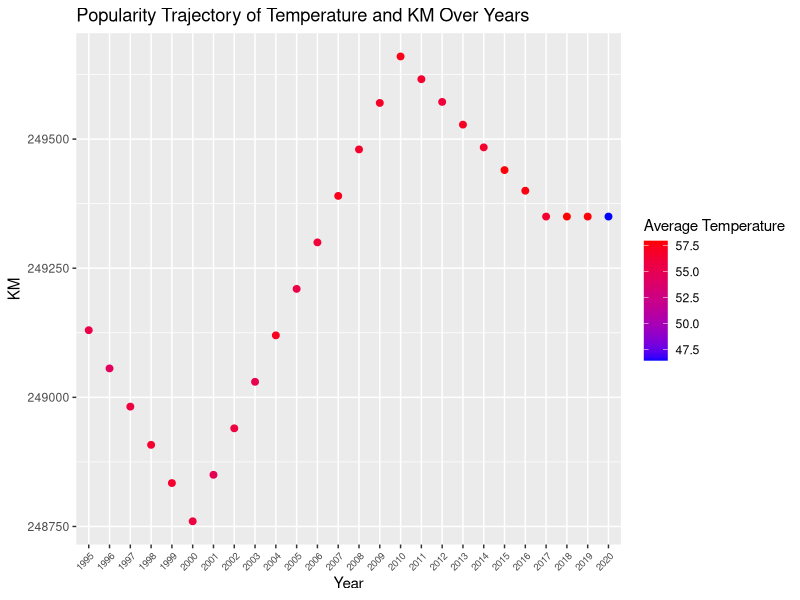
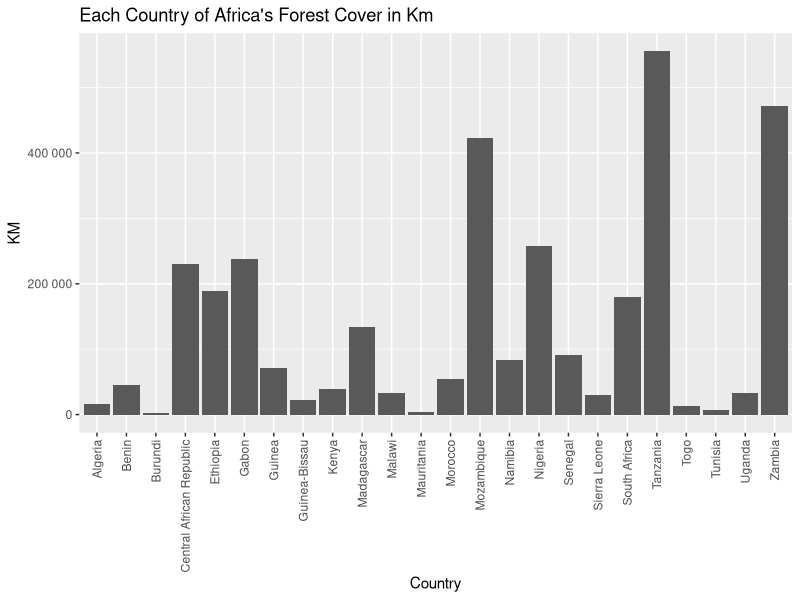
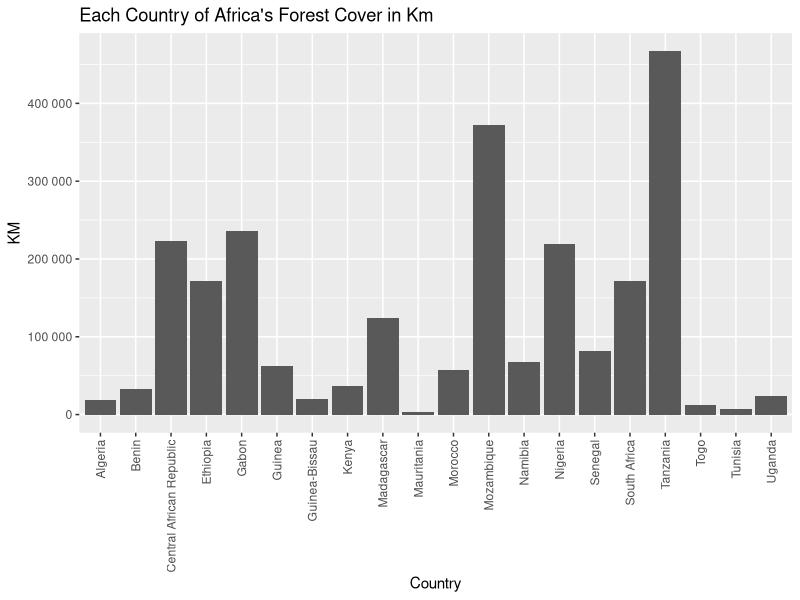
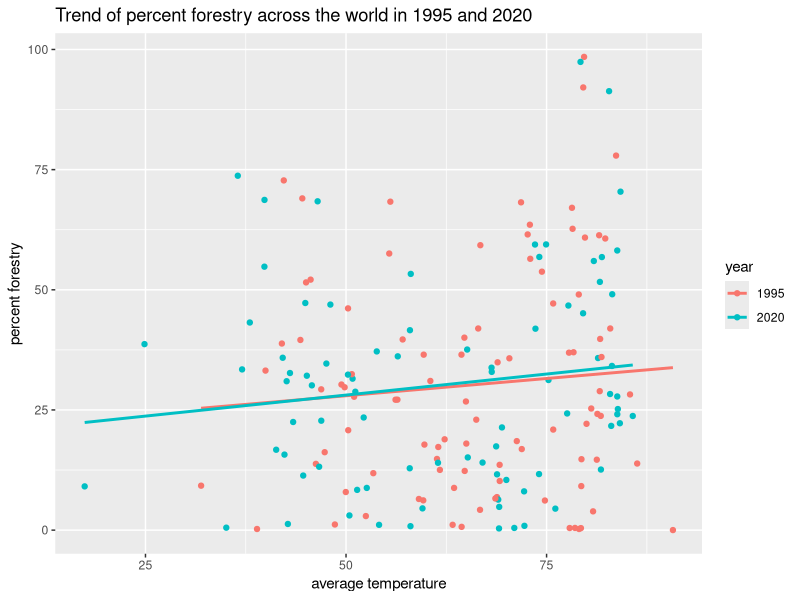
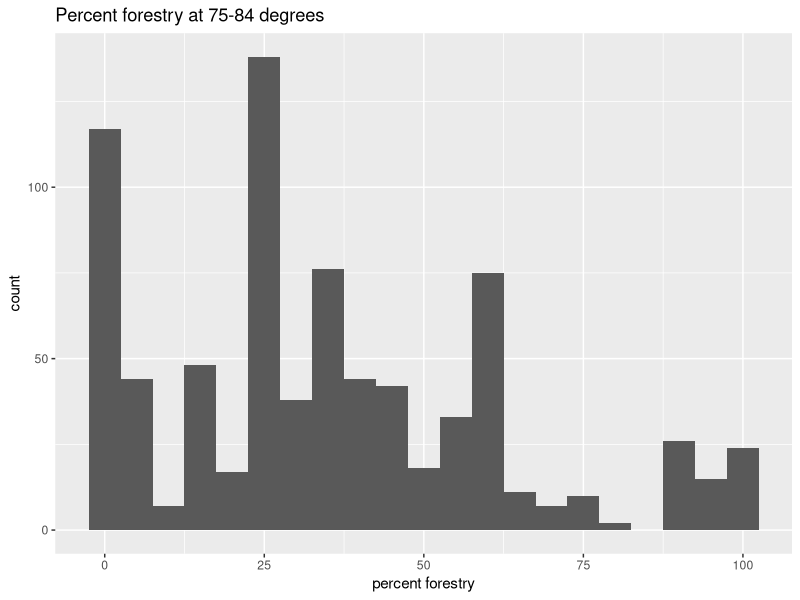
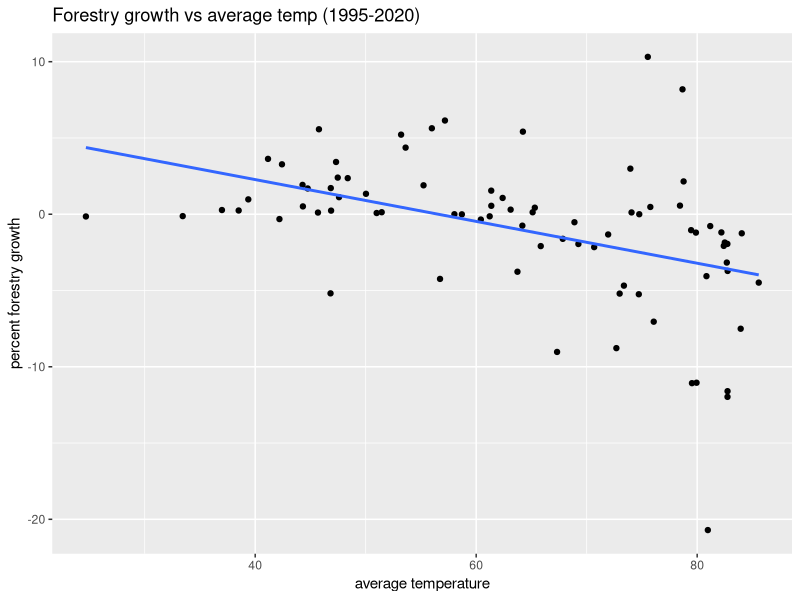
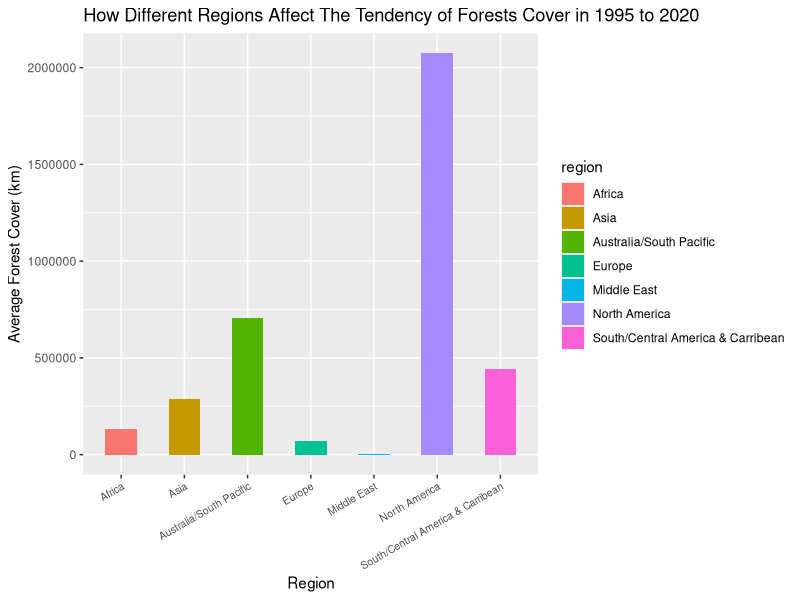
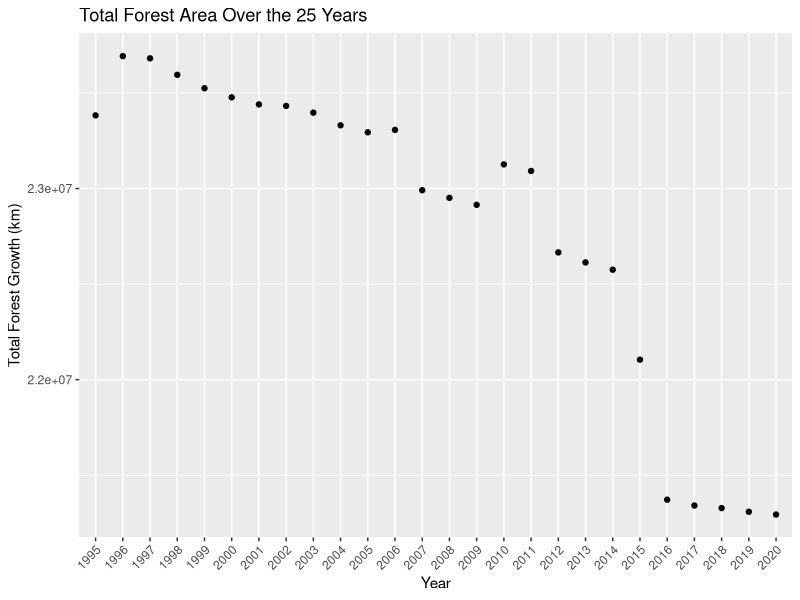

Write the R code that produced these figures, in order.
## ---- chunk 1
library(readr)
library(dplyr)
library(tidyverse)
library(stringr)
library(ggplot2)
## ---- chunk 2
forest_km <- read_delim("forest_area_km.csv")
forest_percent <- read_delim("forest_area_percent.csv")
global_temp <- read_delim("Global_Temperatures.csv")
## ---- chunk 3
head(forest_km,5) 
head(forest_percent,5) 
head(global_temp,5)
## ---- chunk 4
forest_km <- forest_km %>%
  rename(country = `Country Name`)
  head(forest_km, 5)
## ---- chunk 5
forest_percent <- forest_percent %>%
  rename(country = `Country Name`)
  head(forest_km, 5)
## ---- chunk 6
global_temp <- global_temp %>%
  mutate(year = as.character(year))
## ---- chunk 7
countryList <- c('country', 'Country Code')

longForestKM <- forest_km %>%
   pivot_longer(!countryList, names_to = "year", values_to = "km")
longForestKM

## ---- chunk 8

longForestPercent <- forest_percent %>%
   pivot_longer(!countryList, names_to = "year", values_to = "percent")
longForestPercent
## ---- chunk 9
forest_km_percent <- left_join(longForestKM, longForestPercent)
forest_km_percent
## ---- chunk 10
final_set2 <- inner_join(global_temp, forest_km_percent)
final_set2
## ---- chunk 11
final_set2 %>%
  filter(country == "Japan") %>%
  ggplot(aes(x = year, y = km, color = average_temperature)) +
  geom_point(size = 2) +
  scale_color_gradient(low = "blue", high = "red") +
  labs(x = "Year", y = "KM", color = "Average Temperature", 
       title = "Popularity Trajectory of Temperature and KM Over Years") +
theme(axis.text.x = element_text(angle = 45, size = 7, hjust = 1))
## ---- chunk 12
library(scales)

final_set2 %>%
  filter(region == "Africa", year == "1995") %>%
  ggplot() +
  geom_bar(mapping = aes(x = country, y = km), stat = "identity") +
  theme(axis.text.x = element_text(angle = 90, vjust = 0.5, hjust=1)) +
  scale_y_continuous(labels = label_number()) +
  labs(x = "Country", y = "KM",
       title = "Each Country of Africa's Forest Cover in Km")

## ---- chunk 13

final_set2 %>%
  filter(region == "Africa", year == "2018") %>%
  ggplot() +
  geom_bar(mapping = aes(x = country, y = km), stat = "identity") +
  theme(axis.text.x = element_text(angle = 90, vjust = 0.5, hjust=1)) +
  scale_y_continuous(labels = label_number()) +
  labs(x = "Country", y = "KM",
       title = "Each Country of Africa's Forest Cover in Km")

## ---- chunk 14
final_set2 %>% filter(year==2020 | year==1995) %>% group_by(year) %>% 
  ggplot(aes(x=average_temperature, y=percent, col=year)) + geom_point() + 
  geom_smooth(method=lm, se=FALSE) + 
  labs(title="Trend of percent forestry across the world in 1995 and 2020", x="average temperature", y="percent forestry")
## ---- chunk 15
final_set2 %>% filter(year==2020 | year==1995) %>% group_by(year) %>% 
  filter(rank(-percent)==1) %>% summarize(country, average_temperature, percent)
## ---- chunk 16
final_set2 %>% filter(round(average_temperature/10)*10==80) %>% 
  ggplot(aes(x=percent)) + geom_histogram(binwidth=5) + 
  labs(title="Percent forestry at 75-84 degrees", x="percent forestry")
## ---- chunk 17
final_set2 %>% 
  group_by(temperature_range = factor(round(average_temperature/10)*10)) %>% 
  reframe(average_percent=mean(percent, na.rm=TRUE)) %>% 
  arrange(rank(-average_percent))
## ---- chunk 18
final_set2 %>% filter(year==1995 | year==2020) %>% group_by(country) %>% 
  reframe(average_temp=mean(average_temperature), growth=diff(percent)) %>% 
  ggplot(aes(x=average_temp, y=growth)) + geom_point() + 
  geom_smooth(method=lm, se=FALSE) +
  labs(title="Forestry growth vs average temp (1995-2020)", x="average temperature", y="percent forestry growth")
## ---- chunk 19
final_set2 %>% filter(year==1995 | year==2020) %>% group_by(country) %>% 
  reframe(average_temp=mean(average_temperature), growth=diff(percent)) %>% 
  filter(rank(-growth)==1) %>% summarize(country, average_temp, growth)
## ---- chunk 20
final_set2 %>% filter(year==1995 | year==2020) %>% group_by(country) %>% 
  reframe(average_temp=mean(average_temperature), growth=diff(percent)) %>% 
  ungroup() %>% 
  group_by(temperature_range=factor(round(average_temp/10)*10)) %>% 
  reframe(average_growth = mean(growth, na.rm=TRUE)) %>% 
  arrange(rank(-average_growth))
## ---- chunk 21
final_set2 %>% 
  select(region, year, km) %>% 
  group_by(region) %>% 
  summarize(mean_km = mean(km, na.rm = TRUE)) %>% 
  ggplot(aes(region, mean_km, fill = region)) +
  labs(x = "Region", y = "Average Forest Cover (km)",
       title = "How Different Regions Affect The Tendency of Forests Cover in 1995 to 2020") +
  geom_col(width = 0.5) +
  theme(axis.text.x = element_text(angle = 30, size = 7.5, hjust = 1))
## ---- chunk 22
forest_growth <- final_set2 %>%
  group_by(year) %>%
  summarize(total_forestgrowth = sum(km, na.rm = TRUE))
print(forest_growth)


ggplot(forest_growth, aes(x = year, y = total_forestgrowth)) +
  geom_point() +
  geom_smooth(method = "lm", se = FALSE, col = "black") +
  labs(title = "Total Forest Area Over the 25 Years", x = "Year", y = "Total Forest Growth (km)") +
  theme(axis.text.x = element_text(angle = 45, hjust = 1))
